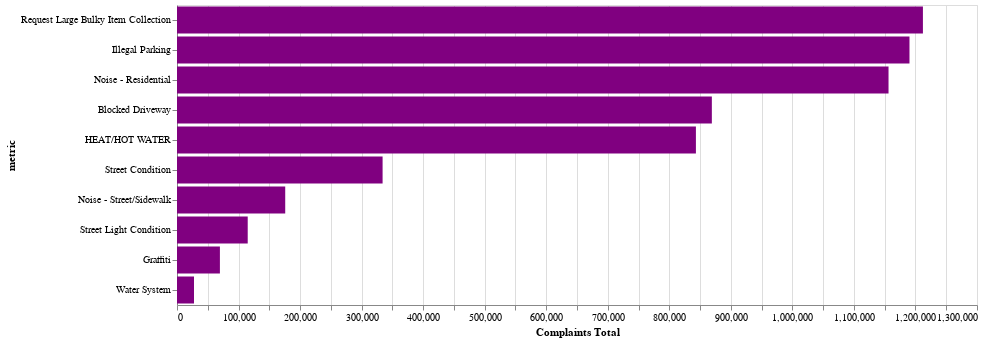

Notebook source saved alongside this figure:
### Code cell
barchart

### Figure 1 — Vega-Lite specification as saved in the notebook (floating-point values rounded to 4 significant figures; data arrays with more than 128 entries replaced by an {"elided": "..."} marker saying what was removed)
{"$schema": "https://vega.github.io/schema/vega-lite/v3.4.0.json", "config": {"mark": {"tooltip": null}, "view": {"height": 300, "width": 400}}, "data": {"name": "data-881d0ddad787ff007bd0f38d8dbfa700"}, "datasets": {"data-881d0ddad787ff007bd0f38d8dbfa700": {"elided": "6840 records"}}, "encoding": {"color": {"value": "purple"}, "tooltip": [{"field": "metric", "type": "nominal"}, {"field": "svalue", "type": "quantitative"}], "x": {"field": "svalue", "title": "Complaints Total", "type": "quantitative"}, "y": {"field": "metric", "sort": {"field": "svalue", "order": "descending"}, "type": "nominal"}}, "mark": "bar", "transform": [{"filter": "datum.metric != 'complaints'"}, {"filter": "datum.boro == 'NYC'"}, {"aggregate": [{"as": "svalue", "field": "value", "op": "sum"}], "groupby": ["metric"]}, {"sort": [{"field": "svalue", "order": "descending"}], "window": [{"as": "rank", "field": "svalue", "op": "rank"}]}, {"filter": "datum.rank <= 10"}], "width": 800}
